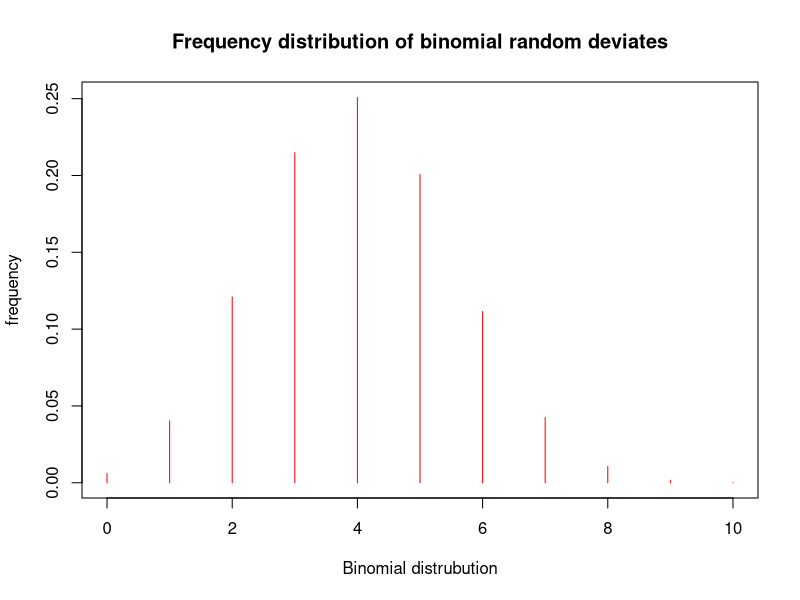
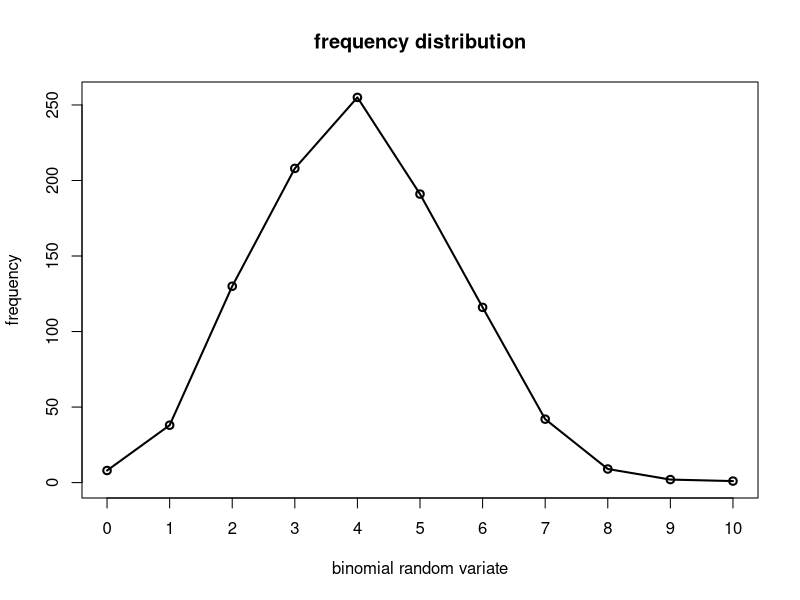

Reproduce these figures in R, in order.
###########################################
rbinom(20,10,0.4)
dbinom(5,10,0.4)
dbinom(4,10,0.4)
pbinom(5,10,0.4)
pbinom(4,10,0.4)
qbinom(0.6331033,10,0.4)
qbinom(0.8337614,10,0.4)
n=10
p=0.4
x=seq(0,10)
pdense=dbinom(x,10,0.4)
pdense
### binomial density distribution
plot(x,pdense,type='h',col='red',xlab='Binomial distrubution',ylab='frequency',main = 'Frequency distribution of binomial random deviates')


## frequency histogram
n=10
p=0.4
x=rbinom(1000,10,0.4)
plot(table(x),type='o',xlab='binomial random variate',ylab='frequency',main='frequency distribution')
